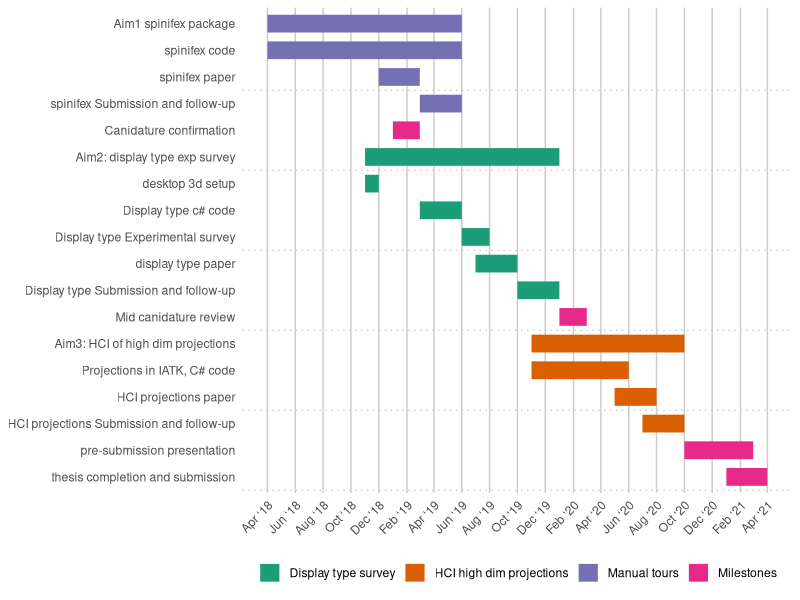

The R source for this figure:
## ---- chunk 1
## working from: https://stats.andrewheiss.com/misc/gantt.html
library(tidyverse)
library(lubridate)
library(scales)

tasks <- tribble(
  ~Start,       ~End,         ~Project,                   ~Task,
  "2018-04-01", "2019-06-01", "Manual tours",             "Aim1 spinifex package",
  "2018-04-01", "2019-06-01", "Manual tours",             "spinifex code",
  "2018-12-01", "2019-03-01", "Manual tours",             "spinifex paper",
  "2019-03-01", "2019-06-01", "Manual tours",             "spinifex Submission and follow-up",
  "2019-01-01", "2019-03-01", "Milestones",               "Canidature confirmation",
  "2018-11-01", "2020-01-01", "Display type survey",      "Aim2: display type exp survey",
  "2018-11-01", "2018-12-01", "Display type survey",      "desktop 3d setup",
  "2019-03-01", "2019-06-01", "Display type survey",      "Display type c# code",
  "2019-06-01", "2019-08-01", "Display type survey",      "Display type Experimental survey",
  "2019-07-01", "2019-10-01", "Display type survey",      "display type paper",
  "2019-10-01", "2020-01-01", "Display type survey",      "Display type Submission and follow-up",
  "2020-01-01", "2020-03-01", "Milestones",               "Mid canidature review",
  "2019-11-01", "2020-10-01", "HCI high dim projections", "Aim3: HCI of high dim projections",
  "2019-11-01", "2020-06-01", "HCI high dim projections", "Projections in IATK, C# code",
  "2020-05-01", "2020-08-01", "HCI high dim projections", "HCI projections paper",
  "2020-07-01", "2020-10-01", "HCI high dim projections", "HCI projections Submission and follow-up",
  "2020-10-01", "2021-03-01", "Milestones",               "pre-submission presentation",
  "2021-01-01", "2021-04-01", "Milestones",               "thesis completion and submission"
)

# Convert data to long for ggplot
tasks.long <- tasks %>%
  mutate(Start = ymd(Start),
         End = ymd(End)) %>%
  gather(date.type, task.date, -c(Project, Task)) %>%
  #arrange(date.type, task.date) %>%
  mutate(Task = factor(Task, levels=rev(unique(Task)), ordered=T))
# Custom theme for making a clean Gantt chart
theme_gantt <- function(base_size=11) {
  ret <- theme_bw(base_size) %+replace%
    theme(panel.background = element_rect(fill="#ffffff", colour=NA),
          axis.title.x=element_text(vjust=-0.2), axis.title.y=element_text(vjust=1.5),
          title=element_text(vjust=1.2),
          panel.border = element_blank(), axis.line=element_blank(),
          panel.grid.minor=element_blank(),
          panel.grid.major.y = element_blank(),
          panel.grid.major.x = element_line(size=0.5, colour="grey80"),
          axis.ticks=element_blank(),
          legend.position="bottom", 
          axis.title=element_text(size=rel(0.8)),
          strip.text=element_text(size=rel(1)),
          strip.background=element_rect(fill="#ffffff", colour=NA),
          panel.spacing.y=unit(1.5, "lines"),
          legend.key = element_blank())
  
  ret
}

# Calculate where to put the dotted lines that show up every three entries
x.breaks <- seq(length(tasks$Task) + 0.5 - 3, 0, by=-3)

# Build plot
timeline <- ggplot(tasks.long, aes(x=Task, y=task.date, colour=Project)) + 
  geom_line(size=6) + 
  geom_vline(xintercept=x.breaks, colour="grey80", linetype="dotted") + 
  guides(colour=guide_legend(title=NULL)) +
  labs(x=NULL, y=NULL) + coord_flip() +
  scale_y_date(date_breaks="2 months", labels=date_format("%b ‘%y")) +
  theme_gantt() + theme(axis.text.x=element_text(angle=45, hjust=1)) +
  scale_color_brewer(palette = "Dark2")

timeline
